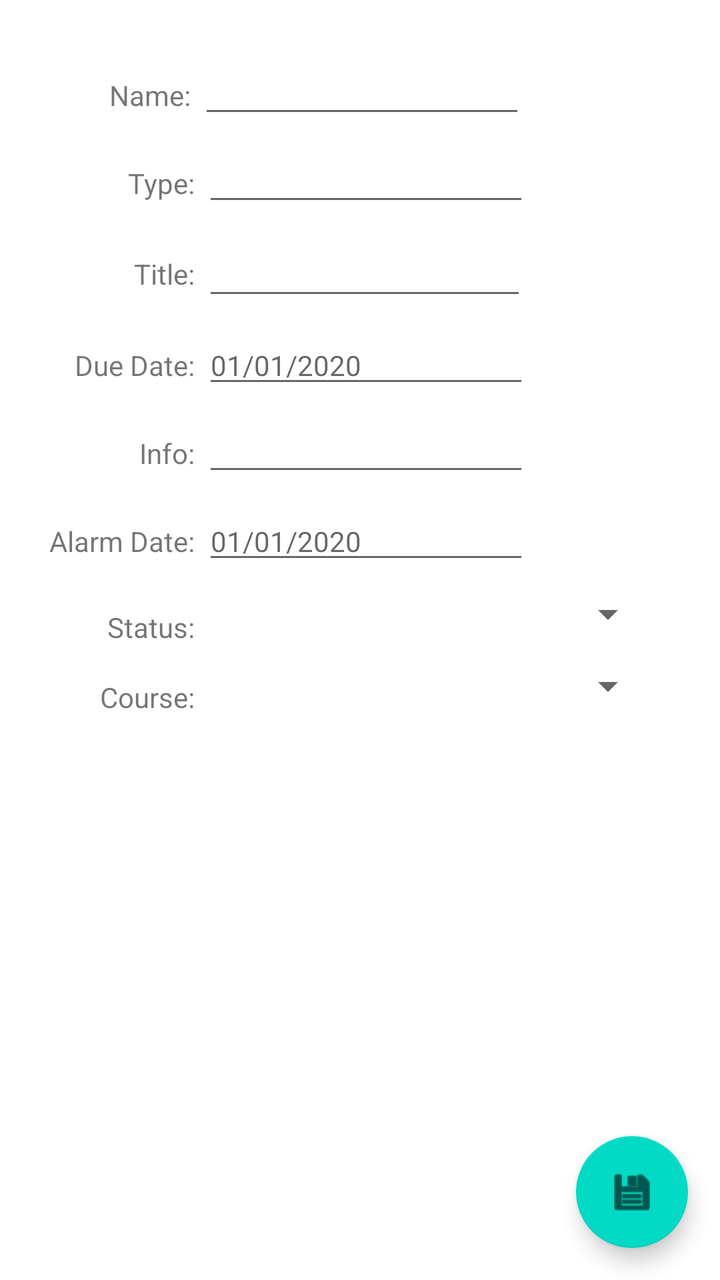
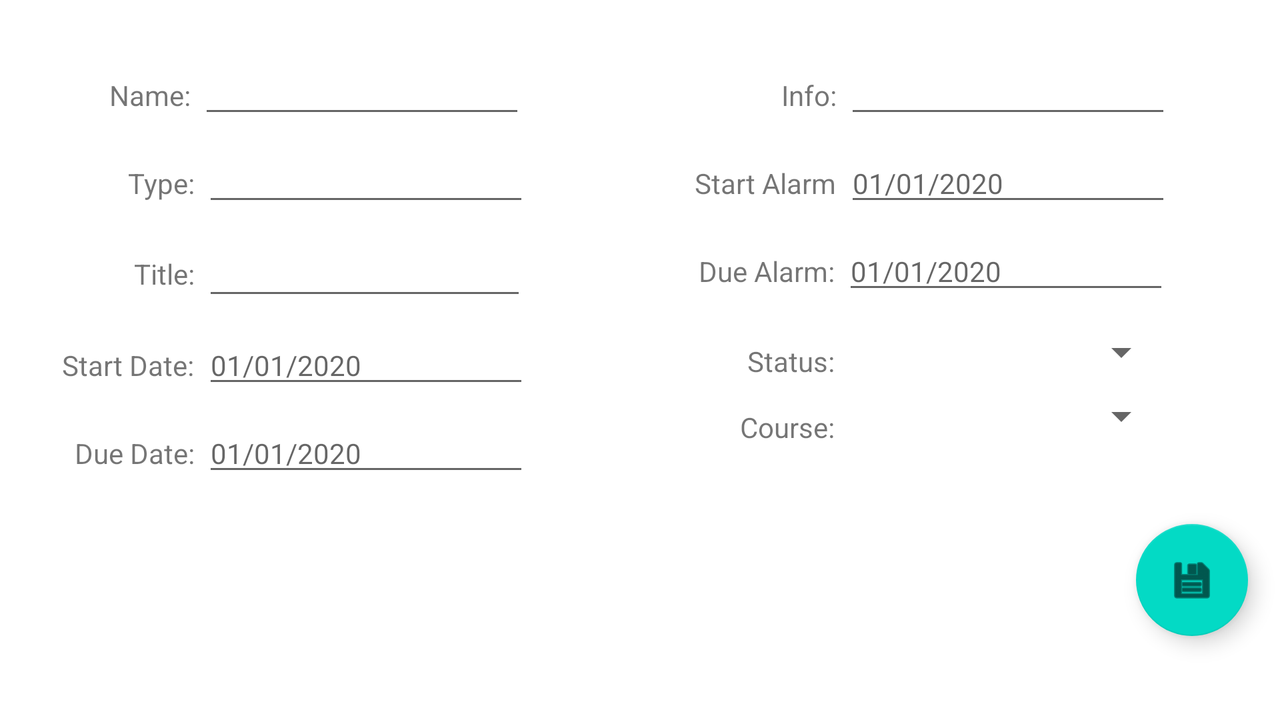

An Android layout and its configuration variant, each rendered on a device that would load it. The default file and the variant file are quoted in full after the pictures.
<!-- AndroidManifest.xml: application theme Theme.TermManager -->
<!-- res/layout/assessment_edit.xml -->
<?xml version="1.0" encoding="utf-8"?>
<androidx.constraintlayout.widget.ConstraintLayout
    xmlns:android="http://schemas.android.com/apk/res/android"
    xmlns:app="http://schemas.android.com/apk/res-auto"
    xmlns:tools="http://schemas.android.com/tools"
    android:layout_width="match_parent"
    android:layout_height="match_parent">

    <TextView
        android:id="@+id/textView11"
        android:layout_width="wrap_content"
        android:layout_height="wrap_content"
        android:layout_marginStart="64dp"
        android:text="Type:"
        app:layout_constraintBaseline_toBaselineOf="@+id/typeEditText"
        app:layout_constraintStart_toStartOf="parent" />

    <TextView
        android:id="@+id/textView12"
        android:layout_width="wrap_content"
        android:layout_height="wrap_content"
        android:text="Title:"
        app:layout_constraintBaseline_toBaselineOf="@+id/assessmentTitleEditText"
        app:layout_constraintEnd_toEndOf="@+id/textView11" />

    <TextView
        android:id="@+id/textView10"
        android:layout_width="wrap_content"
        android:layout_height="wrap_content"
        android:text="Due Date:"
        app:layout_constraintBaseline_toBaselineOf="@+id/assessmentDueDateEditText"
        app:layout_constraintEnd_toEndOf="@+id/textView12" />

    <TextView
        android:id="@+id/textView13"
        android:layout_width="wrap_content"
        android:layout_height="wrap_content"
        android:text="Info:"
        app:layout_constraintBaseline_toBaselineOf="@+id/assessmentInfoEditText"
        app:layout_constraintEnd_toEndOf="@+id/textView10" />

    <TextView
        android:id="@+id/textView14"
        android:layout_width="wrap_content"
        android:layout_height="wrap_content"
        android:text="Alarm Date:"
        app:layout_constraintBaseline_toBaselineOf="@+id/assessmentAlarmDateEditText"
        app:layout_constraintEnd_toEndOf="@+id/textView13" />

    <TextView
        android:id="@+id/textView23"
        android:layout_width="wrap_content"
        android:layout_height="wrap_content"
        android:layout_marginEnd="2dp"
        android:text="Name:"
        app:layout_constraintBaseline_toBaselineOf="@+id/assessmentNameEditText"
        app:layout_constraintEnd_toEndOf="@+id/textView11" />

    <EditText
        android:id="@+id/assessmentNameEditText"
        android:layout_width="wrap_content"
        android:layout_height="wrap_content"
        android:layout_marginStart="4dp"
        android:layout_marginTop="28dp"
        android:ems="10"
        android:inputType="textPersonName"
        android:textSize="14sp"
        app:layout_constraintStart_toEndOf="@+id/textView23"
        app:layout_constraintTop_toTopOf="parent" />

    <EditText
        android:id="@+id/typeEditText"
        android:layout_width="wrap_content"
        android:layout_height="wrap_content"
        android:layout_marginStart="4dp"
        android:layout_marginTop="8dp"
        android:ems="10"
        android:inputType="textPersonName"
        android:textSize="14sp"
        app:layout_constraintStart_toEndOf="@+id/textView11"
        app:layout_constraintTop_toBottomOf="@+id/assessmentNameEditText" />

    <EditText
        android:id="@+id/assessmentTitleEditText"
        android:layout_width="162dp"
        android:layout_height="39dp"
        android:layout_marginStart="4dp"
        android:layout_marginTop="8dp"
        android:ems="10"
        android:inputType="textPersonName"
        android:textSize="14sp"
        app:layout_constraintStart_toEndOf="@+id/textView12"
        app:layout_constraintTop_toBottomOf="@+id/typeEditText" />

    <EditText
        android:id="@+id/assessmentDueDateEditText"
        android:layout_width="wrap_content"
        android:layout_height="wrap_content"
        android:layout_marginStart="4dp"
        android:layout_marginTop="8dp"
        android:ems="10"
        android:hint="01/01/2020"
        android:inputType="date"
        android:textSize="14sp"
        app:layout_constraintStart_toEndOf="@+id/textView10"
        app:layout_constraintTop_toBottomOf="@+id/assessmentTitleEditText" />

    <EditText
        android:id="@+id/assessmentInfoEditText"
        android:layout_width="wrap_content"
        android:layout_height="wrap_content"
        android:layout_marginStart="4dp"
        android:layout_marginTop="8dp"
        android:ems="10"
        android:inputType="textPersonName"
        android:textSize="14sp"
        app:layout_constraintStart_toEndOf="@+id/textView13"
        app:layout_constraintTop_toBottomOf="@+id/assessmentDueDateEditText" />

    <EditText
        android:id="@+id/assessmentAlarmDateEditText"
        android:layout_width="wrap_content"
        android:layout_height="wrap_content"
        android:layout_marginStart="4dp"
        android:layout_marginTop="8dp"
        android:ems="10"
        android:hint="01/01/2020"
        android:inputType="date"
        android:textSize="14sp"
        app:layout_constraintStart_toEndOf="@+id/textView14"
        app:layout_constraintTop_toBottomOf="@+id/assessmentInfoEditText" />

    <com.google.android.material.floatingactionbutton.FloatingActionButton
        android:id="@+id/assessmentEditFAB"
        android:layout_width="wrap_content"
        android:layout_height="wrap_content"
        android:layout_marginEnd="16dp"
        android:layout_marginBottom="16dp"
        android:clickable="true"
        app:layout_constraintBottom_toBottomOf="parent"
        app:layout_constraintEnd_toEndOf="parent"
        app:srcCompat="@android:drawable/ic_menu_save" />

    <TextView
        android:id="@+id/textView28"
        android:layout_width="wrap_content"
        android:layout_height="wrap_content"
        android:layout_marginTop="24dp"
        android:text="Status:"
        app:layout_constraintEnd_toEndOf="@+id/textView14"
        app:layout_constraintTop_toBottomOf="@+id/textView14" />

    <Spinner
        android:id="@+id/assessmentStatusSpinner"
        android:layout_width="0dp"
        android:layout_height="wrap_content"
        android:layout_marginStart="4dp"
        android:layout_marginTop="8dp"
        android:layout_marginEnd="32dp"
        app:layout_constraintEnd_toEndOf="parent"
        app:layout_constraintHorizontal_bias="1.0"
        app:layout_constraintStart_toEndOf="@+id/textView28"
        app:layout_constraintTop_toBottomOf="@+id/assessmentAlarmDateEditText" />

    <TextView
        android:id="@+id/textView29"
        android:layout_width="wrap_content"
        android:layout_height="wrap_content"
        android:layout_marginTop="16dp"
        android:text="Course:"
        app:layout_constraintEnd_toEndOf="@+id/textView28"
        app:layout_constraintTop_toBottomOf="@+id/textView28" />

    <Spinner
        android:id="@+id/assessmentCourseSpinner"
        android:layout_width="0dp"
        android:layout_height="wrap_content"
        android:layout_marginStart="4dp"
        android:layout_marginTop="12dp"
        android:layout_marginEnd="32dp"
        app:layout_constraintEnd_toEndOf="parent"
        app:layout_constraintStart_toEndOf="@+id/textView29"
        app:layout_constraintTop_toBottomOf="@+id/assessmentStatusSpinner" />
</androidx.constraintlayout.widget.ConstraintLayout>
<!-- resources referenced by this layout -->
<resources>
  <style name="Theme.TermManager" parent="Theme.MaterialComponents.DayNight.DarkActionBar">
          
          <item name="colorPrimary">#00838F</item>
          <item name="colorPrimaryVariant">@color/black</item>
          <item name="colorOnPrimary">@color/white</item>
          
          <item name="colorSecondary">@color/teal_200</item>
          <item name="colorSecondaryVariant">@color/teal_700</item>
          <item name="colorOnSecondary">@color/black</item>
          
          <item name="android:statusBarColor" tools:targetApi="l">?attr/colorPrimaryVariant</item>
          
      </style>
</resources>
<!-- res/layout-land/assessment_edit.xml (the repository's variant of the layout above) -->
<!-- drawn on the phone turned sideways -->
<?xml version="1.0" encoding="utf-8"?>
<ScrollView xmlns:android="http://schemas.android.com/apk/res/android"
    xmlns:app="http://schemas.android.com/apk/res-auto"
    xmlns:tools="http://schemas.android.com/tools"
    android:layout_width="match_parent"
    android:layout_height="match_parent"
    android:fillViewport="true"
    android:isScrollContainer="true"
    android:scrollIndicators="right"
    android:scrollbarStyle="insideOverlay"
    tools:context=".CourseEditActivity">
<androidx.constraintlayout.widget.ConstraintLayout
    android:layout_width="match_parent"
    android:layout_height="match_parent">

    <TextView
        android:id="@+id/textView11"
        android:layout_width="wrap_content"
        android:layout_height="wrap_content"
        android:layout_marginStart="64dp"
        android:text="Type:"
        app:layout_constraintBaseline_toBaselineOf="@+id/typeEditText"
        app:layout_constraintStart_toStartOf="parent" />

    <TextView
        android:id="@+id/textView12"
        android:layout_width="wrap_content"
        android:layout_height="wrap_content"
        android:text="Title:"
        app:layout_constraintBaseline_toBaselineOf="@+id/assessmentTitleEditText"
        app:layout_constraintEnd_toEndOf="@+id/textView11" />

    <TextView
        android:id="@+id/textView10"
        android:layout_width="wrap_content"
        android:layout_height="wrap_content"
        android:text="Due Date:"
        app:layout_constraintBaseline_toBaselineOf="@+id/assessmentDueDateEditText"
        app:layout_constraintEnd_toEndOf="@+id/textView12" />

    <TextView
        android:id="@+id/textView13"
        android:layout_width="wrap_content"
        android:layout_height="wrap_content"
        android:layout_marginStart="128dp"
        android:text="Info:"
        app:layout_constraintBaseline_toBaselineOf="@+id/assessmentNameEditText"
        app:layout_constraintStart_toEndOf="@+id/assessmentNameEditText" />

    <TextView
        android:id="@+id/textView14"
        android:layout_width="wrap_content"
        android:layout_height="wrap_content"
        android:text="Start Alarm"
        app:layout_constraintBaseline_toBaselineOf="@+id/assessmentAlarmDateEditText"
        app:layout_constraintEnd_toEndOf="@+id/textView13" />

    <TextView
        android:id="@+id/textView23"
        android:layout_width="wrap_content"
        android:layout_height="wrap_content"
        android:layout_marginEnd="2dp"
        android:text="Name:"
        app:layout_constraintBaseline_toBaselineOf="@+id/assessmentNameEditText"
        app:layout_constraintEnd_toEndOf="@+id/textView11" />

    <EditText
        android:id="@+id/assessmentNameEditText"
        android:layout_width="wrap_content"
        android:layout_height="wrap_content"
        android:layout_marginStart="4dp"
        android:layout_marginTop="28dp"
        android:ems="10"
        android:inputType="textPersonName"
        android:textSize="14sp"
        app:layout_constraintStart_toEndOf="@+id/textView23"
        app:layout_constraintTop_toTopOf="parent" />

    <EditText
        android:id="@+id/typeEditText"
        android:layout_width="wrap_content"
        android:layout_height="wrap_content"
        android:layout_marginStart="4dp"
        android:layout_marginTop="8dp"
        android:ems="10"
        android:inputType="textPersonName"
        android:textSize="14sp"
        app:layout_constraintStart_toEndOf="@+id/textView11"
        app:layout_constraintTop_toBottomOf="@+id/assessmentNameEditText" />

    <EditText
        android:id="@+id/assessmentTitleEditText"
        android:layout_width="162dp"
        android:layout_height="39dp"
        android:layout_marginStart="4dp"
        android:layout_marginTop="8dp"
        android:ems="10"
        android:inputType="textPersonName"
        android:textSize="14sp"
        app:layout_constraintStart_toEndOf="@+id/textView12"
        app:layout_constraintTop_toBottomOf="@+id/typeEditText" />

    <EditText
        android:id="@+id/assessmentDueDateEditText"
        android:layout_width="wrap_content"
        android:layout_height="wrap_content"
        android:layout_marginStart="4dp"
        android:layout_marginTop="8dp"
        android:ems="10"
        android:hint="01/01/2020"
        android:inputType="date"
        android:textSize="14sp"
        app:layout_constraintStart_toEndOf="@+id/textView10"
        app:layout_constraintTop_toBottomOf="@+id/assessmentStartDateEditText" />

    <EditText
        android:id="@+id/assessmentInfoEditText"
        android:layout_width="wrap_content"
        android:layout_height="wrap_content"
        android:layout_marginStart="4dp"
        android:ems="10"
        android:inputType="textPersonName"
        android:textSize="14sp"
        app:layout_constraintBaseline_toBaselineOf="@+id/textView13"
        app:layout_constraintStart_toEndOf="@+id/textView13" />

    <EditText
        android:id="@+id/assessmentAlarmDateEditText"
        android:layout_width="wrap_content"
        android:layout_height="wrap_content"
        android:layout_marginStart="4dp"
        android:layout_marginTop="8dp"
        android:ems="10"
        android:hint="01/01/2020"
        android:inputType="date"
        android:textSize="14sp"
        app:layout_constraintStart_toEndOf="@+id/textView14"
        app:layout_constraintTop_toBottomOf="@+id/assessmentInfoEditText" />

    <com.google.android.material.floatingactionbutton.FloatingActionButton
        android:id="@+id/assessmentEditFAB"
        android:layout_width="wrap_content"
        android:layout_height="wrap_content"
        android:layout_marginTop="16dp"
        android:layout_marginEnd="16dp"
        android:layout_marginBottom="16dp"
        android:clickable="true"
        app:layout_constraintBottom_toBottomOf="parent"
        app:layout_constraintEnd_toEndOf="parent"
        app:layout_constraintTop_toBottomOf="@+id/assessmentCourseSpinner"
        app:srcCompat="@android:drawable/ic_menu_save" />

    <TextView
        android:id="@+id/textView28"
        android:layout_width="wrap_content"
        android:layout_height="wrap_content"
        android:layout_marginTop="26dp"
        android:text="Status:"
        app:layout_constraintEnd_toEndOf="@+id/textView35"
        app:layout_constraintTop_toBottomOf="@+id/textView35" />

    <Spinner
        android:id="@+id/assessmentStatusSpinner"
        android:layout_width="0dp"
        android:layout_height="wrap_content"
        android:layout_marginStart="4dp"
        android:layout_marginTop="12dp"
        app:layout_constraintEnd_toEndOf="@+id/assessmentDueAlarmEditText"
        app:layout_constraintStart_toEndOf="@+id/textView28"
        app:layout_constraintTop_toBottomOf="@+id/assessmentDueAlarmEditText" />

    <TextView
        android:id="@+id/textView29"
        android:layout_width="wrap_content"
        android:layout_height="wrap_content"
        android:layout_marginTop="14dp"
        android:text="Course:"
        app:layout_constraintEnd_toEndOf="@+id/textView28"
        app:layout_constraintTop_toBottomOf="@+id/textView28" />

    <Spinner
        android:id="@+id/assessmentCourseSpinner"
        android:layout_width="0dp"
        android:layout_height="wrap_content"
        android:layout_marginStart="4dp"
        android:layout_marginTop="8dp"
        app:layout_constraintEnd_toEndOf="@+id/assessmentStatusSpinner"
        app:layout_constraintStart_toEndOf="@+id/textView29"
        app:layout_constraintTop_toBottomOf="@+id/assessmentStatusSpinner" />

    <TextView
        android:id="@+id/textView35"
        android:layout_width="wrap_content"
        android:layout_height="wrap_content"
        android:layout_marginEnd="1dp"
        android:text="Due Alarm:"
        app:layout_constraintBaseline_toBaselineOf="@+id/assessmentDueAlarmEditText"
        app:layout_constraintEnd_toEndOf="@+id/textView14" />

    <EditText
        android:id="@+id/assessmentDueAlarmEditText"
        android:layout_width="wrap_content"
        android:layout_height="wrap_content"
        android:layout_marginStart="4dp"
        android:layout_marginTop="8dp"
        android:ems="10"
        android:hint="01/01/2020"
        android:inputType="date"
        android:textSize="14sp"
        app:layout_constraintStart_toEndOf="@+id/textView35"
        app:layout_constraintTop_toBottomOf="@+id/assessmentAlarmDateEditText" />

    <EditText
        android:id="@+id/assessmentStartDateEditText"
        android:layout_width="wrap_content"
        android:layout_height="wrap_content"
        android:layout_marginStart="4dp"
        android:layout_marginTop="8dp"
        android:ems="10"
        android:hint="01/01/2020"
        android:inputType="date"
        android:textSize="14sp"
        app:layout_constraintStart_toEndOf="@+id/textView37"
        app:layout_constraintTop_toBottomOf="@+id/assessmentTitleEditText" />

    <TextView
        android:id="@+id/textView37"
        android:layout_width="wrap_content"
        android:layout_height="wrap_content"
        android:text="Start Date:"
        app:layout_constraintBaseline_toBaselineOf="@+id/assessmentStartDateEditText"
        app:layout_constraintEnd_toEndOf="@+id/textView12" />
</androidx.constraintlayout.widget.ConstraintLayout>
</ScrollView>
